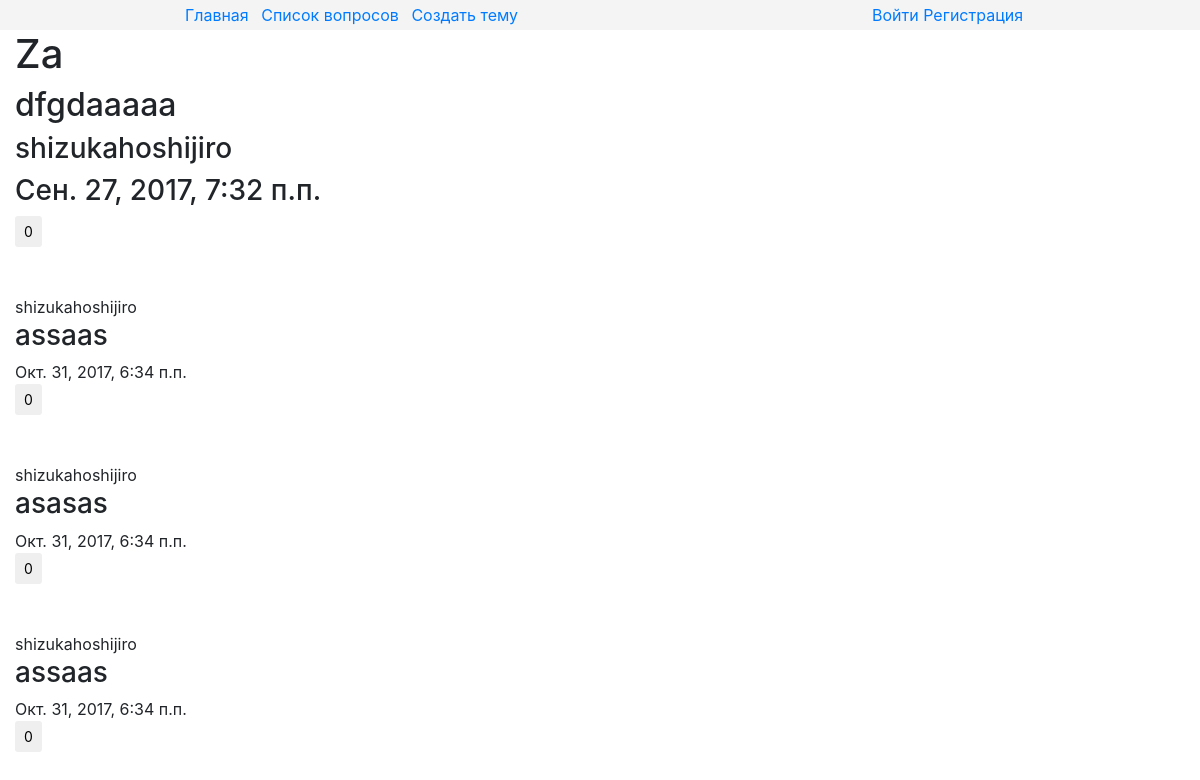
The page /2/ on the database as committed earlier.
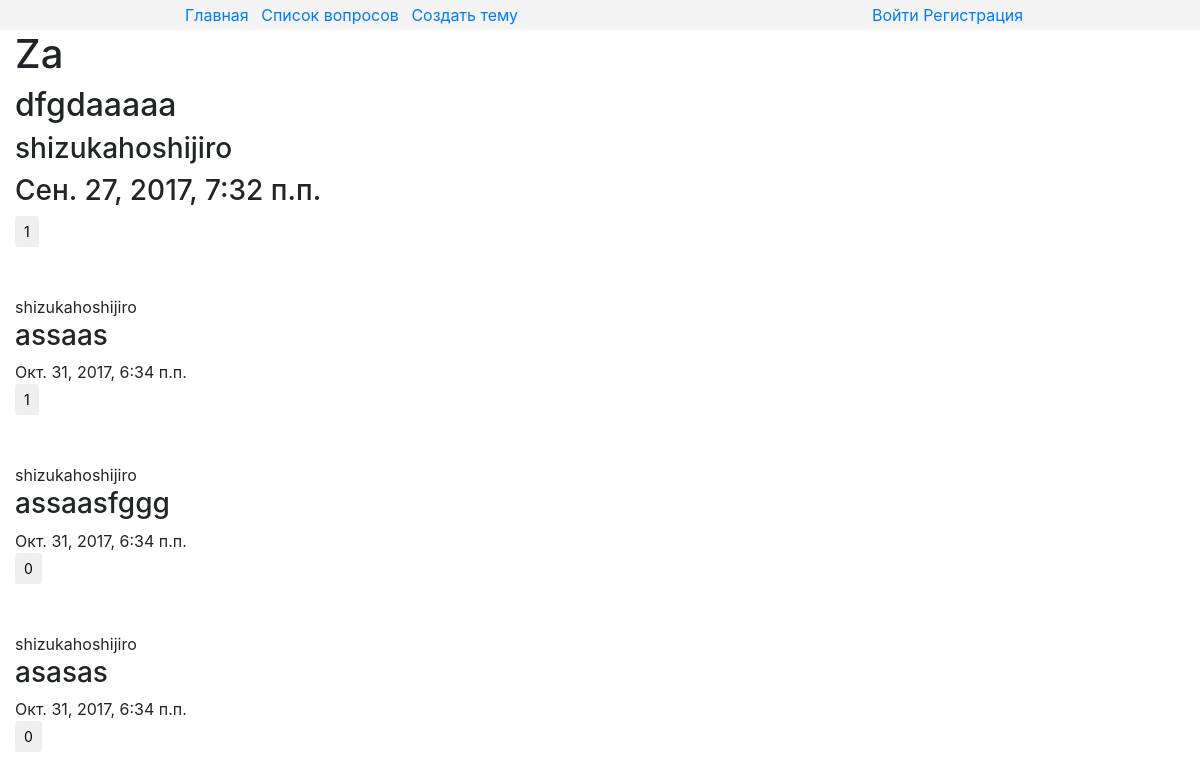
The same page on the database as committed later.
### core/models.py (models this page shows, shortened)
class Topic(models.Model):
    title = models.CharField(max_length=40)
    description = models.TextField()
    author = models.ForeignKey(settings.AUTH_USER_MODEL, related_name="topics", on_delete=PROTECT)
    pub_date = models.DateTimeField(auto_now_add=True)
    update_date = models.DateTimeField(auto_now=True)
    comments = GenericRelation(Comment, related_query_name="topic", content_type_field="model_type")
    likes = GenericRelation(Like, related_query_name="topic", content_type_field="model_type")
    class Meta:
        ordering = ("-pub_date","title")

### comment_app/models.py (models this page shows)
class Comment(models.Model):
    author = models.ForeignKey(settings.AUTH_USER_MODEL, related_name="comments", on_delete=PROTECT)
    content = models.CharField(max_length=120)
    pub_date = models.DateTimeField(auto_now_add=True)
    update_date = models.DateTimeField(auto_now=True)
    likes = GenericRelation(Like, related_query_name="comment", content_type_field="model_type")
    model_type = models.ForeignKey(ContentType)
    object_id = models.PositiveIntegerField()
    object = GenericForeignKey("model_type","object_id")
    objects = CustomCommentsQuerySet.as_manager()
    class Meta:
        ordering = ("-pub_date",)

### core/views.py (the view)
# urls.py: url(r"^(?P<pk>\d+)/$", views.TopicDetailView.as_view(), name="detail"),
class TopicDetailView(DetailView):
    model = Topic
    template_name = "core/detail.html"
    def get(self, request, *args, **kwargs):
        self.form = CommentForm
        return super(TopicDetailView, self).get(request,*args,**kwargs)
    def get_context_data(self, **kwargs):
        context = super(TopicDetailView, self).get_context_data(**kwargs)
        context["form"] = self.form
        return context

### comment_app/models.py (called while the page is built)
    def order_by_number_of_likes(self):
        queryset = self.annotate(likes_count=models.Count("likes")).order_by("-likes_count","-pub_date")
        return queryset

### core/templates/core/detail.html (shortened to what this page needs)
{% extends "core/patterns/parents/main.html" %}
{% load static %}
{% block content %}
    <h1>{{ object.title }}</h1>
    <h2>{{ object.description }}</h2>
    <h3>{{ object.author }}</h3>
    <h3>{{ object.pub_date }}</h3>
    {% include "core/patterns/includes/like_from/like_form_for_topic.html" %}
    <br>
    {% for comment in object.comments.all.order_by_number_of_likes %}
        <br>
        <div class="comment">
        {{ comment.author }}
        <h3 class="comment_content">{{ comment.content }}</h3>
        {{ comment.pub_date }}
        </div>
        {% include "core/patterns/includes/like_from/like_form_for_comment.html" %}
        <br>
    {% endfor %}
{% endblock %}

### core/templates/core/patterns/includes/like_from/like_form.html (shortened to what this page needs)
<div class="like_form {% block extra_class %}{% endblock %}">
    <input type="submit" class="btn btn-sm btn-default" value="{% block number_of_likes %}{{ object.likes.count }}{% endblock %}">
</div>

Rows that differ between the two databases and show on the page:
computed for Topic "Za": likes.count "0" → "1"
shown differently, row unchanged: Comment "assaas": likes.count "0" → "1"; moves up the list
changed Comment: content "assaas" → "assaasfggg"
